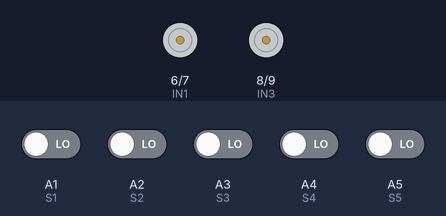
Bench run of a sketch on a simulated Arduino Uno, built with avr-gcc and run on an emulated ATmega328P. On the bench: motor-driver pin pairs drawn as motors (green arrow = first pin HIGH = forward, orange = second pin HIGH = backward, longer = more drive, scaled by the enable pin). The test bench sets the inputs (shaded band); at power-on: A1 (S1), A2 (S2), A3 (S3), A4 (S4), A5 (S5) LOW.

Above: at 1.2 s.
1.3 s: A1 (S1) driven HIGH
At 1.6 s:
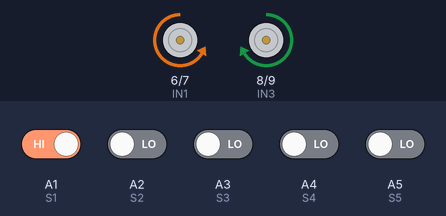
2.8 s: A3 (S3) driven HIGH
At 3.9 s:
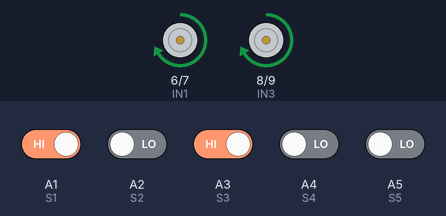
4.3 s: A3 (S3) driven LOW
At 5.0 s:
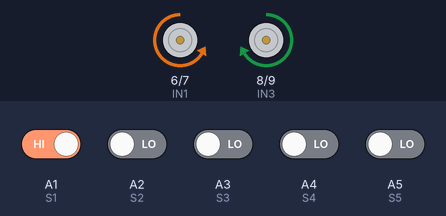
5.8 s: A1 (S1) driven LOW and A2 (S2) driven HIGH
At 6.2 s:
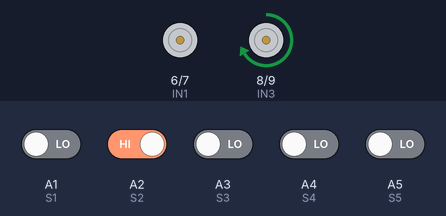
7.3 s: A5 (S5) driven HIGH
At 8.5 s:
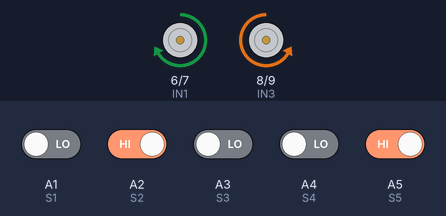
8.8 s: A5 (S5) driven LOW
At 9.7 s:
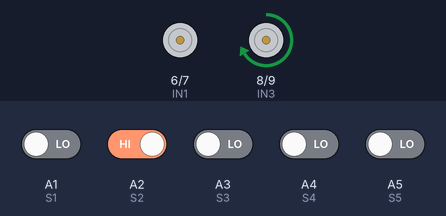
Timing chart, 0 to 11.3 s (numbered marks = the images above; inputs shaded):
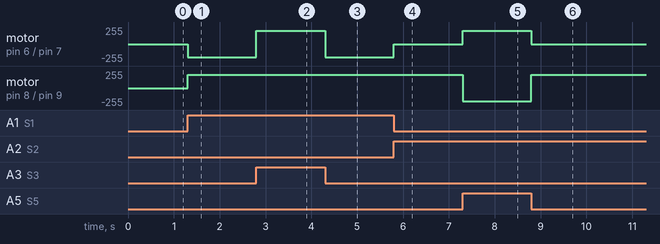

The sketch:

LineTracerGuide.ino
```cpp
//Sensor pin
const int S1 = A1;
const int S2 = A2;
const int S3 = A3;
const int S4 = A4;
const int S5 = A5;

//Motor pin
const int ENA = 3;
const int ENB = 5;
const int IN1 = 6;
const int IN2 = 7;
const int IN3 = 8;
const int IN4 = 9;

void setup() {
  pinMode(S1, INPUT);
  pinMode(S2, INPUT);
  pinMode(S3, INPUT);
  pinMode(S4, INPUT);
  pinMode(S5, INPUT);

  pinMode(ENA, OUTPUT);
  pinMode(ENB, OUTPUT);
  pinMode(IN1, OUTPUT);
  pinMode(IN2, OUTPUT);
  pinMode(IN3, OUTPUT);
  pinMode(IN4, OUTPUT);

  analogWrite(ENA, 200);
  analogWrite(ENB, 200);
}

void loop() {
  if (digitalRead(S3) == true) {  //Forward
    digitalWrite(IN1, HIGH);
    digitalWrite(IN2, LOW);
    digitalWrite(IN3, HIGH);
    digitalWrite(IN4, LOW);
  }
  else if (digitalRead(S1) == true) {  //Rotate Left
    digitalWrite(IN1, LOW);
    digitalWrite(IN2, HIGH);
    digitalWrite(IN3, HIGH);
    digitalWrite(IN4, LOW);
  }
  else if (digitalRead(S5) == true) { //Rotate Right
    digitalWrite(IN1, HIGH);
    digitalWrite(IN2, LOW);
    digitalWrite(IN3, LOW);
    digitalWrite(IN4, HIGH);
  }
  else if (digitalRead(S2) == true) { //Turn Left
    digitalWrite(IN1, LOW);
    digitalWrite(IN2, LOW);
    digitalWrite(IN3, HIGH);
    digitalWrite(IN4, LOW);
  }
  else if (digitalRead(S4) == true) { //Turn Right
    digitalWrite(IN1, HIGH);
    digitalWrite(IN2, LOW);
    digitalWrite(IN3, LOW);
    digitalWrite(IN4, LOW);
  }
}
```

Measured:
- after the input at 1.3 s, motor on pin 6 (IN1) / pin 7 (IN2): stopped → backward 200/255 at once; motor on pin 8 (IN3) / pin 9 (IN4): stopped → forward 200/255 at once
- after the input at 2.8 s, motor on pin 6 (IN1) / pin 7 (IN2): backward 200/255 → forward 200/255 at once
- after the input at 4.3 s, motor on pin 6 (IN1) / pin 7 (IN2): forward 200/255 → backward 200/255 at once
- after the input at 5.8 s, motor on pin 6 (IN1) / pin 7 (IN2): backward 200/255 → stopped at once
- after the input at 7.3 s, motor on pin 6 (IN1) / pin 7 (IN2): stopped → forward 200/255 at once; motor on pin 8 (IN3) / pin 9 (IN4): forward 200/255 → backward 200/255 at once
- after the input at 8.8 s, motor on pin 6 (IN1) / pin 7 (IN2): forward 200/255 → stopped at once; motor on pin 8 (IN3) / pin 9 (IN4): backward 200/255 → forward 200/255 at once
